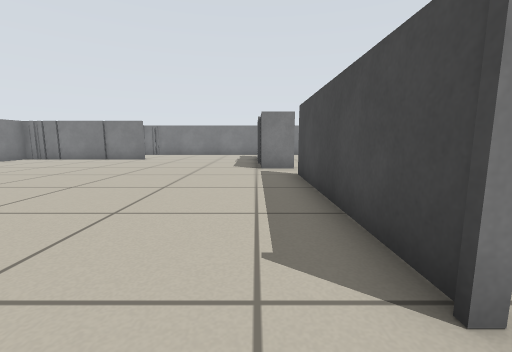
View 1 (above)

18 first-person views from a walk through a robot-simulator world made for Stage. The camera is 0.51 m above the floor, tilts 8° down and sees 90° across. Floor lines are 1 m apart. The floor is counted in squares, 0.5 m on a side. Each view is taken from the middle of a square. On the plan, view 1 faces up. The plan holds only what a view shows up to about 11 squares ahead; the rest is blank. The robots in the file are not drawn.

View 2
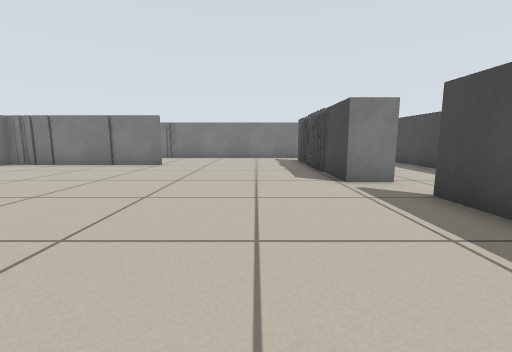

View 3
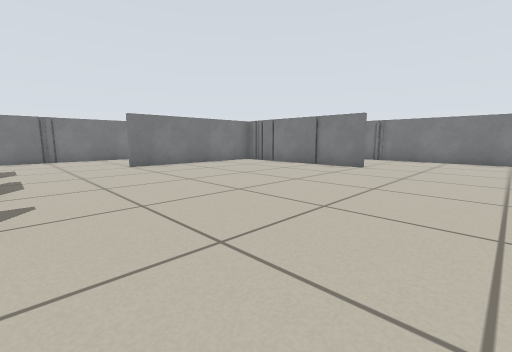

View 4
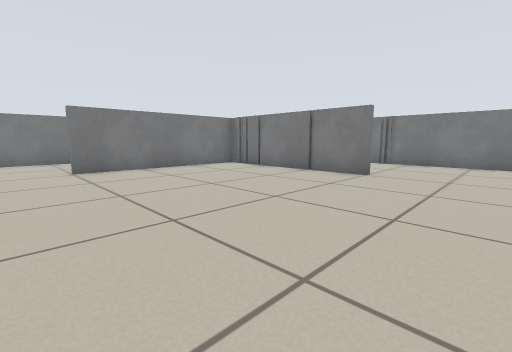

View 5
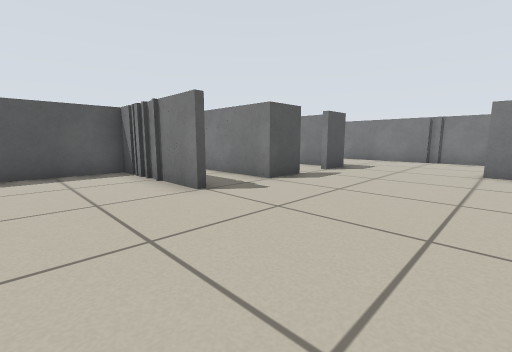

View 6
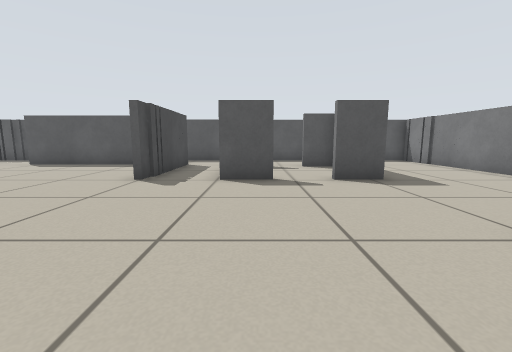

View 7
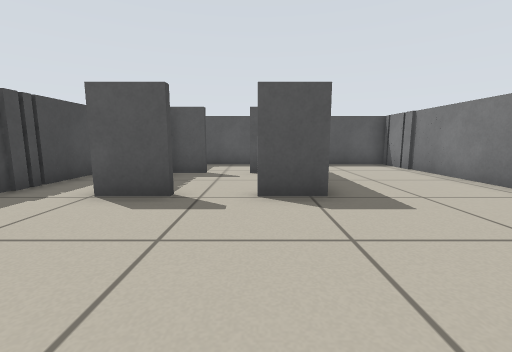

View 8
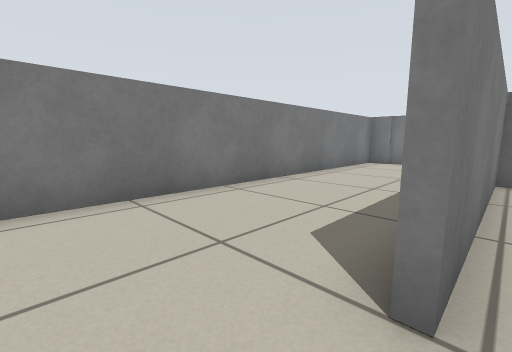

View 9
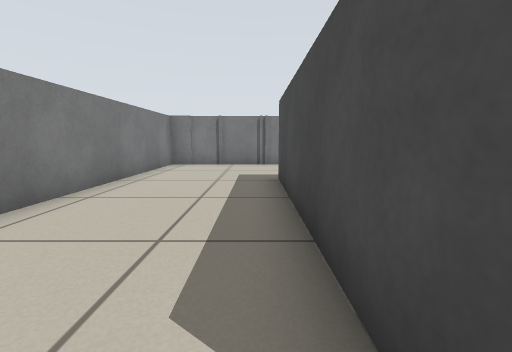

View 10
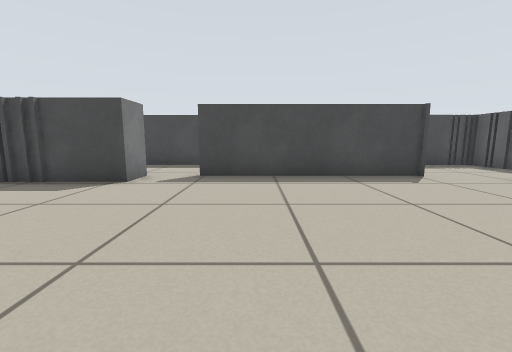

View 11
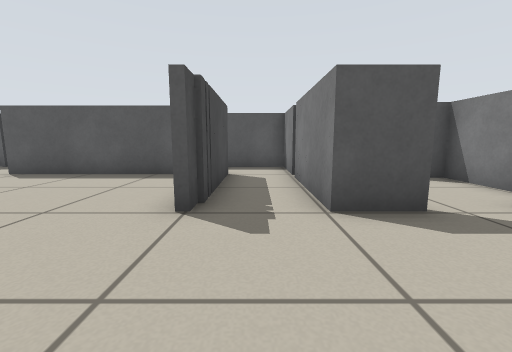

View 12
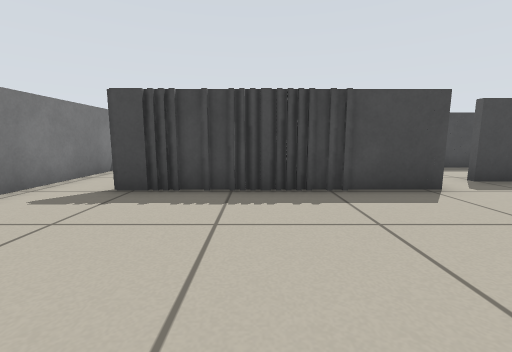

View 13
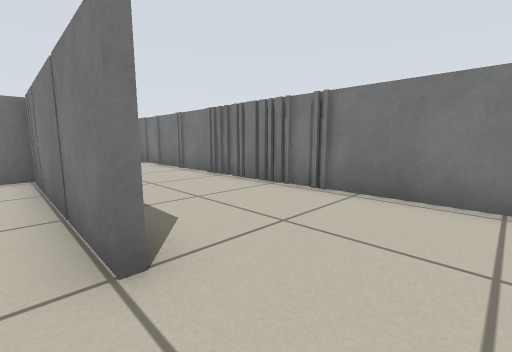

View 14
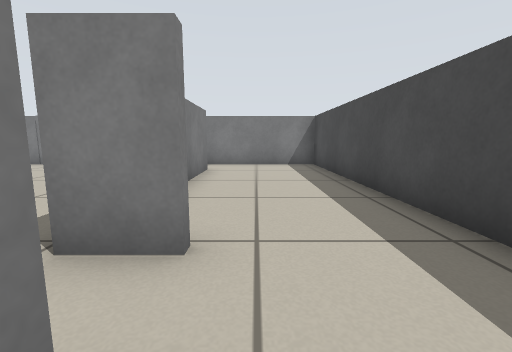

View 15
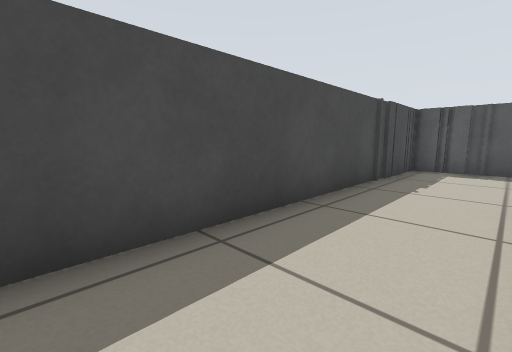

View 16
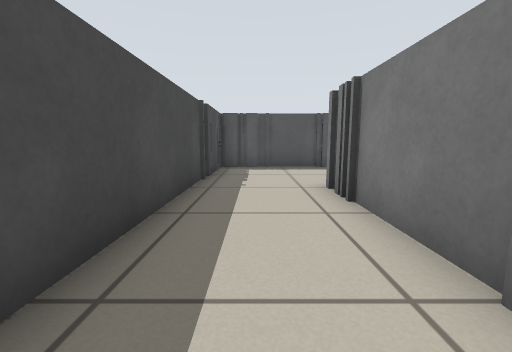

View 17
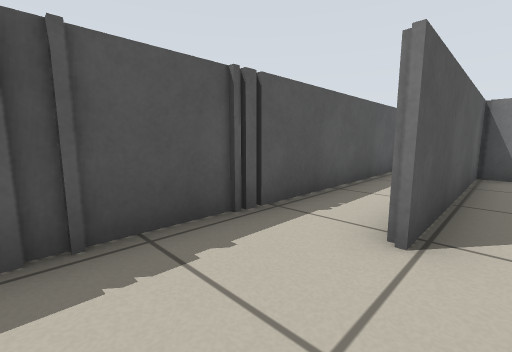

View 18
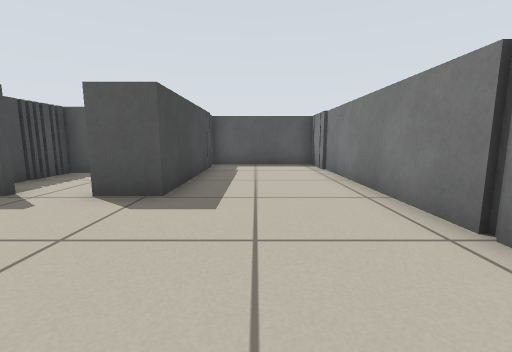

### Floor plan
Ten units are one square. View 1 is at (0, 0); x grows to the right and y downward. Boxes are objects, and circles mark ways between rooms. Rooms are numbered by the first view taken in them; rooms with no view inside come last. Other rooms are left out.
<svg viewBox="-170 -183 219 216">
<path fill="none" stroke="#000" d="M-124 -75 -124 -138M-95 -34 -81 -34 -81 0M-59 -35 -59 -18M-59 -135 -122 -135 -122 -75M-122 -26 -122 -1 -108 -1M-57 -8 -57 -2M-95 -1 -83 -1 -83 -21M-57 -1 -57 6 5 6M2 -92 2 -160M-81 5 -81 14M-62 8 -62 -35M-124 18 -124 -34 -110 -34M13 -12 13 -76M-19 -178 -165 -178 -165 10M-163 9 -163 28 -122 28 -122 22M14 -92 2 -92M14 -56 14 -14M4 -159 4 -132M4 28 44 28 44 -178 -4 -178M-81 14 -81 28 4 28M-108 28 -89 28"/>
<circle cx="0" cy="-165" r="3" fill="#2a7"/>
<circle cx="10" cy="-80" r="3" fill="#2a7"/>
<circle cx="15" cy="-5" r="3" fill="#2a7"/>
<circle cx="-70" cy="10" r="3" fill="#2a7"/>
<circle cx="-100" cy="0" r="3" fill="#2a7"/>
<circle cx="10" cy="20" r="3" fill="#2a7"/>
<text x="-80" y="-80">1</text>
<text x="30" y="-80">2</text>
<text x="-40" y="20">3</text>
<text x="-100" y="10">4</text>
</svg>
Room 1 opens to room 2. Room 1 opens to room 3. Room 1 opens to room 4. Room 2 opens to room 3.

Where each view was taken, in squares from view 1:
view 1: 0 up, 0 right, facing up
view 2: 3 up, 2 left, facing up
view 3: 4 up, 2 left, facing up-left
view 4: 6 up, 3 left, facing up-left
view 5: 8 up, 3 left, facing down-left
view 6: 10 up, 9 left, facing down
view 7: 8 up, 11 left, facing down
view 8: 6 up, 12 left, facing up-left
view 9: 7 up, 13 left, facing up
view 10: 6 up, 6 left, facing right
view 11: 7 up, 7 left, facing down
view 12: 13 up, 5 left, facing right
view 13: 13 up, 4 left, facing up-left
view 14: 7 up, 2 right, facing up
view 15: 7 up, 2 right, facing down-right
view 16: 7 up, 3 right, facing down
view 17: 0 up, 3 right, facing down-left
view 18: 8 up, 14 left, facing down
